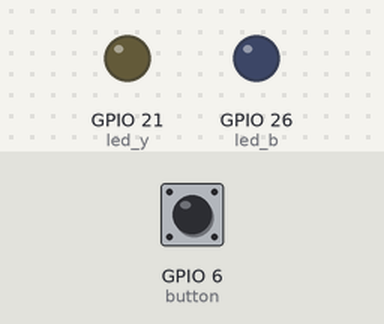
The program below on a simulated Raspberry Pi (BCM pin numbers). Shown: output pins drawn as LEDs (lit = HIGH). Dashed ring = blinking. The inputs (shaded band) are chosen by the test bench; at power-on: GPIO 6 (button) HIGH.

Above: at 1.2 s.
1.3 s: GPIO 6 (button) pulled LOW for 3.2 s
At 1.6 s:
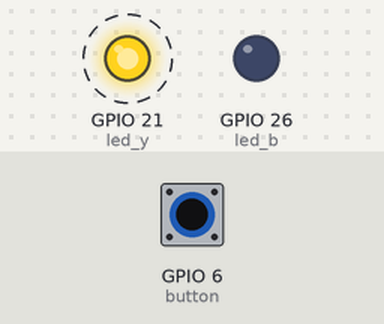
At 5.5 s:
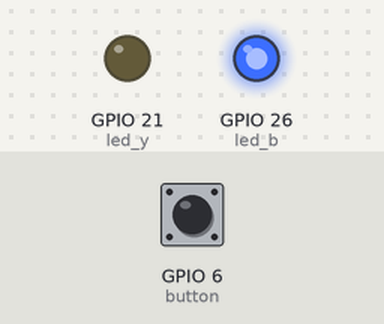
Timing chart, 0 to 7.0 s (numbered marks = the images above; inputs shaded):
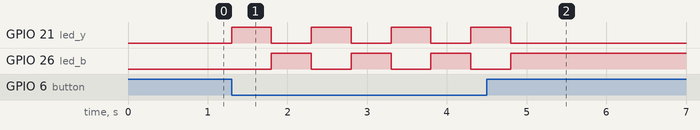

The program:

button_LED_test.py
```python
from gpiozero import LED
from gpiozero import Button
from time import sleep

#define physical connections on GPIO
button = Button(6)
led_y = LED(21)
led_b = LED(26)

#when button pressed, toggle LEDs accordingly, then wait for press again.
while True:
    button.wait_for_press()
    led_y.on()
    led_b.off()
    sleep(0.5)
    led_y.off()
    led_b.on()
    sleep(0.5)
```

Measured:
- after the input at 1.3 s, GPIO 21 (led_y): alternates HIGH for 0.50 s and LOW for 0.50 s, 8 changes in all, then stays LOW, starting at once; GPIO 26 (led_b): alternates HIGH for 0.50 s and LOW for 0.50 s, 7 changes in all, then stays HIGH, starting after 0.50 s
